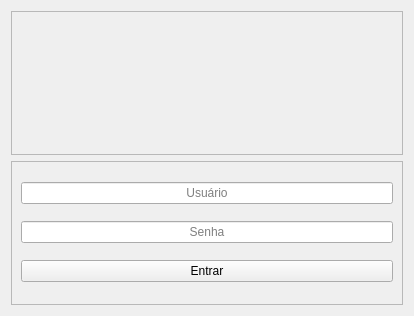
<?xml version="1.0" encoding="UTF-8"?>
<ui version="4.0">
 <class>DialogLogin</class>
 <widget class="QDialog" name="DialogLogin">
  <property name="geometry">
   <rect>
    <x>0</x>
    <y>0</y>
    <width>414</width>
    <height>316</height>
   </rect>
  </property>
  <property name="minimumSize">
   <size>
    <width>414</width>
    <height>316</height>
   </size>
  </property>
  <property name="maximumSize">
   <size>
    <width>414</width>
    <height>316</height>
   </size>
  </property>
  <property name="windowTitle">
   <string>Smart Senior :: Autenticação</string>
  </property>
  <property name="windowIcon">
   <iconset resource="src.qrc">
    <normaloff>:/rc/icons/smartsenior.ico</normaloff>:/rc/icons/smartsenior.ico</iconset>
  </property>
  <property name="styleSheet">
   <string notr="true">QWidget{
    font: normal 14px/64px &quot;Advent Pro&quot;, Helvetica, sans-serif;
}

QToolTip {
    border: 1px solid #76797C;
    background-color: #5A7566;
    color: white;
    padding: 0px;                /*remove padding, for fix combobox tooltip.*/
    opacity: 200;
}

QWidget {
    color: #eff0f1;
    background-color: #31363b;
    selection-background-color: #3daee9;
    selection-color: #eff0f1;
    background-clip: border;
    border-image: none;
    border: 0px transparent black;
    outline: 0;
}

QWidget:item:hover {
    background-color: #18465d;
    color: #eff0f1;
}

QWidget:item:selected {
    background-color: #18465d;
}

QCheckBox {
    spacing: 5px;
    outline: none;
    color: #eff0f1;
    margin-bottom: 2px;
}

QCheckBox:disabled {
    color: #76797C;
}

QCheckBox::indicator,
QGroupBox::indicator {
    width: 18px;
    height: 18px;
}

QGroupBox::indicator {
    margin-left: 2px;
}

QCheckBox::indicator:unchecked {
    image: url(:/rc/skins/qdarkstyle/checkbox_unchecked.png);
}

QCheckBox::indicator:unchecked:hover,
QCheckBox::indicator:unchecked:focus,
QCheckBox::indicator:unchecked:pressed,
QGroupBox::indicator:unchecked:hover,
QGroupBox::indicator:unchecked:focus,
QGroupBox::indicator:unchecked:pressed {
    border: none;
    image: url(:/rc/skins/qdarkstyle/checkbox_unchecked_focus.png);
}

QCheckBox::indicator:checked {
    image: url(:/rc/skins/qdarkstyle/checkbox_checked.png);
}

QCheckBox::indicator:checked:hover,
QCheckBox::indicator:checked:focus,
QCheckBox::indicator:checked:pressed,
QGroupBox::indicator:checked:hover,
QGroupBox::indicator:checked:focus,
QGroupBox::indicator:checked:pressed {
    border: none;
    image: url(:/rc/skins/qdarkstyle/checkbox_checked_focus.png);
}

QCheckBox::indicator:indeterminate {
    image: url(:/rc/skins/qdarkstyle/checkbox_indeterminate.png);
}

QCheckBox::indicator:indeterminate:focus,
QCheckBox::indicator:indeterminate:hover,
QCheckBox::indicator:indeterminate:pressed {
    image: url(:/rc/skins/qdarkstyle/checkbox_indeterminate_focus.png);
}

QCheckBox::indicator:checked:disabled,
QGroupBox::indicator:checked:disabled {
    image: url(:/rc/skins/qdarkstyle/checkbox_checked_disabled.png);
}

QCheckBox::indicator:unchecked:disabled,
QGroupBox::indicator:unchecked:disabled {
    image: url(:/rc/skins/qdarkstyle/checkbox_unchecked_disabled.png);
}

QRadioButton {
    spacing: 5px;
    outline: none;
    color: #eff0f1;
    margin-bottom: 2px;
}

QRadioButton:disabled {
    color: #76797C;
}

QRadioButton::indicator {
    width: 21px;
    height: 21px;
}

QRadioButton::indicator:unchecked {
    image: url(:/rc/skins/qdarkstyle/radio_unchecked.png);
}

QRadioButton::indicator:unchecked:hover,
QRadioButton::indicator:unchecked:focus,
QRadioButton::indicator:unchecked:pressed {
    border: none;
    outline: none;
    image: url(:/rc/skins/qdarkstyle/radio_unchecked_focus.png);
}

QRadioButton::indicator:checked {
    border: none;
    outline: none;
    image: url(:/rc/skins/qdarkstyle/radio_checked.png);
}

QRadioButton::indicator:checked:hover,
QRadioButton::indicator:checked:focus,
QRadioButton::indicator:checked:pressed {
    border: none;
    outline: none;
    image: url(:/rc/skins/qdarkstyle/radio_checked_focus.png);
}

QRadioButton::indicator:checked:disabled {
    outline: none;
    image: url(:/rc/skins/qdarkstyle/radio_checked_disabled.png);
}

QRadioButton::indicator:unchecked:disabled {
    image: url(:/rc/skins/qdarkstyle/radio_unchecked_disabled.png);
}

QMenuBar {
    background-color: #31363b;
    color: #eff0f1;
}

QMenuBar::item {
    background: transparent;
}

QMenuBar::item:selected {
    background: transparent;
    border: 1px solid #76797C;
}

QMenuBar::item:pressed {
    border: 1px solid #76797C;
    background-color: #3daee9;
    color: #eff0f1;
    margin-bottom: -1px;
    padding-bottom: 1px;
}

QMenu {
    border: 1px solid #76797C;
    color: #eff0f1;
    margin: 2px;
}

QMenu::icon {
    margin: 5px;
}

QMenu::item {
    padding: 5px 30px 5px 30px;
    border: 1px solid transparent;
    /* reserve space for selection border */
}

QMenu::item:selected {
    color: #eff0f1;
}

QMenu::separator {
    height: 2px;
    background: lightblue;
    margin-left: 10px;
    margin-right: 5px;
}

QMenu::indicator {
    width: 18px;
    height: 18px;
}


/* non-exclusive indicator = check box style indicator
   (see QActionGroup::setExclusive) */

QMenu::indicator:non-exclusive:unchecked {
    image: url(:/rc/skins/qdarkstyle/checkbox_unchecked.png);
}

QMenu::indicator:non-exclusive:unchecked:selected {
    image: url(:/rc/skins/qdarkstyle/checkbox_unchecked_disabled.png);
}

QMenu::indicator:non-exclusive:checked {
    image: url(:/rc/skins/qdarkstyle/checkbox_checked.png);
}

QMenu::indicator:non-exclusive:checked:selected {
    image: url(:/rc/skins/qdarkstyle/checkbox_checked_disabled.png);
}


/* exclusive indicator = radio button style indicator (see QActionGroup::setExclusive) */

QMenu::indicator:exclusive:unchecked {
    image: url(:/rc/skins/qdarkstyle/radio_unchecked.png);
}

QMenu::indicator:exclusive:unchecked:selected {
    image: url(:/rc/skins/qdarkstyle/radio_unchecked_disabled.png);
}

QMenu::indicator:exclusive:checked {
    image: url(:/rc/skins/qdarkstyle/radio_checked.png);
}

QMenu::indicator:exclusive:checked:selected {
    image: url(:/rc/skins/qdarkstyle/radio_checked_disabled.png);
}

QMenu::right-arrow {
    margin: 5px;
    image: url(:/rc/skins/qdarkstyle/right_arrow.png)
}

QWidget:disabled {
    color: #454545;
    background-color: #31363b;
}

QAbstractItemView {
    alternate-background-color: #31363b;
    color: #eff0f1;
    border: 1px solid #3A3939;
    border-radius: 2px;
}

QWidget:focus,
QMenuBar:focus {
    border: 1px solid #3daee9;
}

QTabWidget:focus,
QCheckBox:focus,
QRadioButton:focus,
QSlider:focus {
    border: none;
}

QLineEdit {
    background-color: #232629;
    padding: 5px;
    border-style: solid;
    border: 1px solid #76797C;
    border-radius: 2px;
    color: #eff0f1;
}

QAbstractItemView QLineEdit {
    padding: 0;
}

QGroupBox {
    border: 1px solid #76797C;
    border-radius: 2px;
    margin-top: 20px;
}

QGroupBox::title {
    subcontrol-origin: margin;
    subcontrol-position: top center;
    padding-left: 10px;
    padding-right: 10px;
    padding-top: 10px;
}

QAbstractScrollArea {
    border-radius: 2px;
    border: 1px solid #76797C;
    background-color: transparent;
}

QScrollBar:horizontal {
    height: 15px;
    margin: 3px 15px 3px 15px;
    border: 1px transparent #2A2929;
    border-radius: 4px;
    background-color: #2A2929;
}

QScrollBar::handle:horizontal {
    background-color: #605F5F;
    min-width: 5px;
    border-radius: 4px;
}

QScrollBar::add-line:horizontal {
    margin: 0px 3px 0px 3px;
    border-image: url(:/rc/skins/qdarkstyle/right_arrow_disabled.png);
    width: 10px;
    height: 10px;
    subcontrol-position: right;
    subcontrol-origin: margin;
}

QScrollBar::sub-line:horizontal {
    margin: 0px 3px 0px 3px;
    border-image: url(:/rc/skins/qdarkstyle/left_arrow_disabled.png);
    height: 10px;
    width: 10px;
    subcontrol-position: left;
    subcontrol-origin: margin;
}

QScrollBar::add-line:horizontal:hover,
QScrollBar::add-line:horizontal:on {
    border-image: url(:/rc/skins/qdarkstyle/right_arrow.png);
    height: 10px;
    width: 10px;
    subcontrol-position: right;
    subcontrol-origin: margin;
}

QScrollBar::sub-line:horizontal:hover,
QScrollBar::sub-line:horizontal:on {
    border-image: url(:/rc/skins/qdarkstyle/left_arrow.png);
    height: 10px;
    width: 10px;
    subcontrol-position: left;
    subcontrol-origin: margin;
}

QScrollBar::up-arrow:horizontal,
QScrollBar::down-arrow:horizontal {
    background: none;
}

QScrollBar::add-page:horizontal,
QScrollBar::sub-page:horizontal {
    background: none;
}

QScrollBar:vertical {
    background-color: #2A2929;
    width: 15px;
    margin: 15px 3px 15px 3px;
    border: 1px transparent #2A2929;
    border-radius: 4px;
}

QScrollBar::handle:vertical {
    background-color: #605F5F;
    min-height: 5px;
    border-radius: 4px;
}

QScrollBar::sub-line:vertical {
    margin: 3px 0px 3px 0px;
    border-image: url(:/rc/skins/qdarkstyle/up_arrow_disabled.png);
    height: 10px;
    width: 10px;
    subcontrol-position: top;
    subcontrol-origin: margin;
}

QScrollBar::add-line:vertical {
    margin: 3px 0px 3px 0px;
    border-image: url(:/rc/skins/qdarkstyle/down_arrow_disabled.png);
    height: 10px;
    width: 10px;
    subcontrol-position: bottom;
    subcontrol-origin: margin;
}

QScrollBar::sub-line:vertical:hover,
QScrollBar::sub-line:vertical:on {
    border-image: url(:/rc/skins/qdarkstyle/up_arrow.png);
    height: 10px;
    width: 10px;
    subcontrol-position: top;
    subcontrol-origin: margin;
}

QScrollBar::add-line:vertical:hover,
QScrollBar::add-line:vertical:on {
    border-image: url(:/rc/skins/qdarkstyle/down_arrow.png);
    height: 10px;
    width: 10px;
    subcontrol-position: bottom;
    subcontrol-origin: margin;
}

QScrollBar::up-arrow:vertical,
QScrollBar::down-arrow:vertical {
    background: none;
}

QScrollBar::add-page:vertical,
QScrollBar::sub-page:vertical {
    background: none;
}

QTextEdit {
    background-color: #232629;
    color: #eff0f1;
    border: 1px solid #76797C;
}

QPlainTextEdit {
    background-color: #232629;
    ;
    color: #eff0f1;
    border-radius: 2px;
    border: 1px solid #76797C;
}

QHeaderView::section {
    background-color: #76797C;
    color: #eff0f1;
    padding: 5px;
    border: 1px solid #76797C;
}

QSizeGrip {
    image: url(:/rc/skins/qdarkstyle/sizegrip.png);
    width: 12px;
    height: 12px;
}

QMainWindow::separator {
    background-color: #31363b;
    color: white;
    padding-left: 4px;
    spacing: 2px;
    border: 1px dashed #76797C;
}

QMainWindow::separator:hover {
    background-color: #787876;
    color: white;
    padding-left: 4px;
    border: 1px solid #76797C;
    spacing: 2px;
}

QMenu::separator {
    height: 1px;
    background-color: #76797C;
    color: white;
    padding-left: 4px;
    margin-left: 10px;
    margin-right: 5px;
}

QFrame {
    border-radius: 2px;
    /* border: 1px solid #76797C; */
    border: none;
}

QFrame[frameShape=&quot;0&quot;] {
    border-radius: 2px;
    border: 1px transparent #76797C;
}

QStackedWidget {
    border: 1px transparent black;
}

QToolBar {
    border: 1px transparent #393838;
    background: 1px solid #31363b;
    font-weight: bold;
}

QToolBar::handle:horizontal {
    image: url(:/rc/skins/qdarkstyle/Hmovetoolbar.png);
}

QToolBar::handle:vertical {
    image: url(:/rc/skins/qdarkstyle/Vmovetoolbar.png);
}

QToolBar::separator:horizontal {
    image: url(:/rc/skins/qdarkstyle/Hsepartoolbar.png);
}

QToolBar::separator:vertical {
    image: url(:/rc/skins/qdarkstyle/Vsepartoolbar.png);
}

QToolButton#qt_toolbar_ext_button {
    background: #58595a
}

QPushButton {
    color: #eff0f1;
    background-color: #31363b;
    border-width: 1px;
    border-color: #76797C;
    border-style: solid;
    padding: 5px;
    border-radius: 2px;
    outline: none;
}

QPushButton:disabled {
    background-color: #31363b;
    border-width: 1px;
    border-color: #454545;
    border-style: solid;
    padding-top: 5px;
    padding-bottom: 5px;
    padding-left: 10px;
    padding-right: 10px;
    border-radius: 2px;
    color: #454545;
}

QPushButton:focus {
    background-color: #3daee9;
    color: white;
}

QPushButton:pressed {
    background-color: #3daee9;
    padding-top: -15px;
    padding-bottom: -17px;
}

QComboBox {
    selection-background-color: #3daee9;
    border-style: solid;
    border: 1px solid #76797C;
    border-radius: 2px;
    padding: 5px;
    min-width: 75px;
}

QPushButton:checked {
    background-color: #76797C;
    border-color: #6A6969;
}

QComboBox:hover,
QPushButton:hover,
QAbstractSpinBox:hover,
QLineEdit:hover,
QTextEdit:hover,
QPlainTextEdit:hover,
QAbstractView:hover,
QTreeView:hover {
    border: 1px solid #3daee9;
    color: #eff0f1;
}

QComboBox:on {
    padding-top: 3px;
    padding-left: 4px;
    selection-background-color: #4a4a4a;
}

QComboBox QAbstractItemView {
    background-color: #232629;
    border-radius: 2px;
    border: 1px solid #76797C;
    selection-background-color: #18465d;
}

QComboBox::drop-down {
    subcontrol-origin: padding;
    subcontrol-position: top right;
    width: 15px;
    border-left-width: 0px;
    border-left-color: darkgray;
    border-left-style: solid;
    border-top-right-radius: 3px;
    border-bottom-right-radius: 3px;
}

QComboBox::down-arrow {
    image: url(:/rc/skins/qdarkstyle/down_arrow_disabled.png);
}

QComboBox::down-arrow:on,
QComboBox::down-arrow:hover,
QComboBox::down-arrow:focus {
    image: url(:/rc/skins/qdarkstyle/down_arrow.png);
}

QAbstractSpinBox {
    padding: 5px;
    border: 1px solid #76797C;
    background-color: #232629;
    color: #eff0f1;
    border-radius: 2px;
    min-width: 75px;
}

QAbstractSpinBox:up-button {
    background-color: transparent;
    subcontrol-origin: border;
    subcontrol-position: center right;
}

QAbstractSpinBox:down-button {
    background-color: transparent;
    subcontrol-origin: border;
    subcontrol-position: center left;
}

QAbstractSpinBox::up-arrow,
QAbstractSpinBox::up-arrow:disabled,
QAbstractSpinBox::up-arrow:off {
    image: url(:/rc/skins/qdarkstyle/up_arrow_disabled.png);
    width: 10px;
    height: 10px;
}

QAbstractSpinBox::up-arrow:hover {
    image: url(:/rc/skins/qdarkstyle/up_arrow.png);
}

QAbstractSpinBox::down-arrow,
QAbstractSpinBox::down-arrow:disabled,
QAbstractSpinBox::down-arrow:off {
    image: url(:/rc/skins/qdarkstyle/down_arrow_disabled.png);
    width: 10px;
    height: 10px;
}

QAbstractSpinBox::down-arrow:hover {
    image: url(:/rc/skins/qdarkstyle/down_arrow.png);
}

QLabel {
    border: 0px solid black;
}

QTabWidget {
    border: 0px transparent black;
}

QTabWidget::pane {
    border: 1px solid #76797C;
    padding: 5px;
    margin: 0px;
}

QTabWidget::tab-bar {
    /* left: 5px; move to the right by 5px */
}

QTabBar {
    qproperty-drawBase: 0;
    border-radius: 3px;
}

QTabBar:focus {
    border: 0px transparent black;
}

QTabBar::close-button {
    image: url(:/rc/skins/qdarkstyle/close.png);
    background: transparent;
}

QTabBar::close-button:hover {
    image: url(:/rc/skins/qdarkstyle/close-hover.png);
    background: transparent;
}

QTabBar::close-button:pressed {
    image: url(:/rc/skins/qdarkstyle/close-pressed.png);
    background: transparent;
}


/* TOP TABS */

QTabBar::tab:top {
    color: #eff0f1;
    border: 1px solid #76797C;
    border-bottom: 1px transparent black;
    background-color: #31363b;
    padding: 5px;
    min-width: 50px;
    border-top-left-radius: 2px;
    border-top-right-radius: 2px;
}

QTabBar::tab:top:selected {
    color: #eff0f1;
    background-color: #54575B;
    border: 1px solid #76797C;
    border-bottom: 2px solid #3daee9;
    border-top-left-radius: 2px;
    border-top-right-radius: 2px;
}

QTabBar::tab:top:!selected:hover {
    background-color: #3daee9;
}


/* BOTTOM TABS */

QTabBar::tab:bottom {
    color: #eff0f1;
    border: 1px solid #76797C;
    border-top: 1px transparent black;
    background-color: #31363b;
    padding: 5px;
    border-bottom-left-radius: 2px;
    border-bottom-right-radius: 2px;
    min-width: 50px;
}

QTabBar::tab:bottom:selected {
    color: #eff0f1;
    background-color: #54575B;
    border: 1px solid #76797C;
    border-top: 2px solid #3daee9;
    border-bottom-left-radius: 2px;
    border-bottom-right-radius: 2px;
}

QTabBar::tab:bottom:!selected:hover {
    background-color: #3daee9;
}


/* LEFT TABS */

QTabBar::tab:left {
    color: #eff0f1;
    border: 1px solid #76797C;
    border-left: 1px transparent black;
    background-color: #31363b;
    padding: 5px;
    border-top-right-radius: 2px;
    border-bottom-right-radius: 2px;
    min-height: 50px;
}

QTabBar::tab:left:selected {
    color: #eff0f1;
    background-color: #54575B;
    border: 1px solid #76797C;
    border-left: 2px solid #3daee9;
    border-top-right-radius: 2px;
    border-bottom-right-radius: 2px;
}

QTabBar::tab:left:!selected:hover {
    background-color: #3daee9;
}


/* RIGHT TABS */

QTabBar::tab:right {
    color: #eff0f1;
    border: 1px solid #76797C;
    border-right: 1px transparent black;
    background-color: #31363b;
    padding: 5px;
    border-top-left-radius: 2px;
    border-bottom-left-radius: 2px;
    min-height: 50px;
}

QTabBar::tab:right:selected {
    color: #eff0f1;
    background-color: #54575B;
    border: 1px solid #76797C;
    border-right: 2px solid #3daee9;
    border-top-left-radius: 2px;
    border-bottom-left-radius: 2px;
}

QTabBar::tab:right:!selected:hover {
    background-color: #3daee9;
}

QTabBar QToolButton::right-arrow:enabled {
    image: url(:/rc/skins/qdarkstyle/right_arrow.png);
}

QTabBar QToolButton::left-arrow:enabled {
    image: url(:/rc/skins/qdarkstyle/left_arrow.png);
}

QTabBar QToolButton::right-arrow:disabled {
    image: url(:/rc/skins/qdarkstyle/right_arrow_disabled.png);
}

QTabBar QToolButton::left-arrow:disabled {
    image: url(:/rc/skins/qdarkstyle/left_arrow_disabled.png);
}

QDockWidget {
    background: #31363b;
    border: 1px solid #403F3F;
    titlebar-close-icon: url(:/rc/skins/qdarkstyle/close.png);
    titlebar-normal-icon: url(:/rc/skins/qdarkstyle/undock.png);
}

QDockWidget::close-button,
QDockWidget::float-button {
    border: 1px solid transparent;
    border-radius: 2px;
    background: transparent;
}

QDockWidget::close-button:hover,
QDockWidget::float-button:hover {
    background: rgba(255, 255, 255, 10);
}

QDockWidget::close-button:pressed,
QDockWidget::float-button:pressed {
    padding: 1px -1px -1px 1px;
    background: rgba(255, 255, 255, 10);
}

QTreeView,
QListView {
    border: 1px solid #76797C;
    background-color: #232629;
}

QTreeView:branch:selected,
QTreeView:branch:hover {
    background: url(:/rc/skins/qdarkstyle/transparent.png);
}

QTreeView::branch:has-siblings:!adjoins-item {
    border-image: url(:/rc/skins/qdarkstyle/transparent.png);
}

QTreeView::branch:has-siblings:adjoins-item {
    border-image: url(:/rc/skins/qdarkstyle/transparent.png);
}

QTreeView::branch:!has-children:!has-siblings:adjoins-item {
    border-image: url(:/rc/skins/qdarkstyle/transparent.png);
}

QTreeView::branch:has-children:!has-siblings:closed,
QTreeView::branch:closed:has-children:has-siblings {
    image: url(:/rc/skins/qdarkstyle/branch_closed.png);
}

QTreeView::branch:open:has-children:!has-siblings,
QTreeView::branch:open:has-children:has-siblings {
    image: url(:/rc/skins/qdarkstyle/branch_open.png);
}

QTreeView::branch:has-children:!has-siblings:closed:hover,
QTreeView::branch:closed:has-children:has-siblings:hover {
    image: url(:/rc/skins/qdarkstyle/branch_closed-on.png);
}

QTreeView::branch:open:has-children:!has-siblings:hover,
QTreeView::branch:open:has-children:has-siblings:hover {
    image: url(:/rc/skins/qdarkstyle/branch_open-on.png);
}

QListView::item:!selected:hover,
QTreeView::item:!selected:hover {
    background: #18465d;
    outline: 0;
    color: #eff0f1
}

QListView::item:selected:hover,
QTreeView::item:selected:hover {
    background: #287399;
    color: #eff0f1;
}

QTreeView::indicator:checked,
QListView::indicator:checked {
    image: url(:/rc/skins/qdarkstyle/checkbox_checked.png);
}

QTreeView::indicator:unchecked,
QListView::indicator:unchecked {
    image: url(:/rc/skins/qdarkstyle/checkbox_unchecked.png);
}

QTreeView::indicator:checked:hover,
QTreeView::indicator:checked:focus,
QTreeView::indicator:checked:pressed,
QListView::indicator:checked:hover,
QListView::indicator:checked:focus,
QListView::indicator:checked:pressed {
    image: url(:/rc/skins/qdarkstyle/checkbox_checked_focus.png);
}

QTreeView::indicator:unchecked:hover,
QTreeView::indicator:unchecked:focus,
QTreeView::indicator:unchecked:pressed,
QListView::indicator:unchecked:hover,
QListView::indicator:unchecked:focus,
QListView::indicator:unchecked:pressed {
    image: url(:/rc/skins/qdarkstyle/checkbox_unchecked_focus.png);
}

QSlider::groove:horizontal {
    border: 1px solid #565a5e;
    height: 4px;
    background: #565a5e;
    margin: 0px;
    border-radius: 2px;
}

QSlider::handle:horizontal {
    background: #232629;
    border: 1px solid #565a5e;
    width: 16px;
    height: 16px;
    margin: -8px 0;
    border-radius: 9px;
}

QSlider::groove:vertical {
    border: 1px solid #565a5e;
    width: 4px;
    background: #565a5e;
    margin: 0px;
    border-radius: 3px;
}

QSlider::handle:vertical {
    background: #232629;
    border: 1px solid #565a5e;
    width: 16px;
    height: 16px;
    margin: 0 -8px;
    border-radius: 9px;
}

QToolButton {
    background-color: transparent;
    border: 1px transparent #76797C;
    border-radius: 2px;
    margin: 3px;
    padding: 5px;
}

QToolButton[popupMode=&quot;1&quot;] {
    /* only for MenuButtonPopup */
    padding-right: 20px;
    /* make way for the popup button */
    border: 1px #76797C;
    border-radius: 5px;
}

QToolButton[popupMode=&quot;2&quot;] {
    /* only for InstantPopup */
    padding-right: 10px;
    /* make way for the popup button */
    border: 1px #76797C;
}

QToolButton:hover,
QToolButton::menu-button:hover {
    background-color: transparent;
    border: 1px solid #3daee9;
    padding: 5px;
}

QToolButton:checked,
QToolButton:pressed,
QToolButton::menu-button:pressed {
    background-color: #3daee9;
    border: 1px solid #3daee9;
    padding: 5px;
}


/* the subcontrol below is used only in the InstantPopup or DelayedPopup mode */

QToolButton::menu-indicator {
    image: url(:/rc/skins/qdarkstyle/down_arrow.png);
    top: -7px;
    left: -2px;
    /* shift it a bit */
}


/* the subcontrols below are used only in the MenuButtonPopup mode */

QToolButton::menu-button {
    border: 1px transparent #76797C;
    border-top-right-radius: 6px;
    border-bottom-right-radius: 6px;
    /* 16px width + 4px for border = 20px allocated above */
    width: 16px;
    outline: none;
}

QToolButton::menu-arrow {
    image: url(:/rc/skins/qdarkstyle/down_arrow.png);
}

QToolButton::menu-arrow:open {
    border: 1px solid #76797C;
}

QPushButton::menu-indicator {
    subcontrol-origin: padding;
    subcontrol-position: bottom right;
    left: 8px;
}

QTableView {
    border: 1px solid #76797C;
    gridline-color: #31363b;
    background-color: #232629;
}

QTableView,
QHeaderView {
    border-radius: 0px;
}

QTableView::item:pressed,
QListView::item:pressed,
QTreeView::item:pressed {
    background: #18465d;
    color: #eff0f1;
}

QTableView::item:selected:active,
QTreeView::item:selected:active,
QListView::item:selected:active {
    background: #287399;
    color: #eff0f1;
}

QHeaderView {
    background-color: #31363b;
    border: 1px transparent;
    border-radius: 0px;
    margin: 0px;
    padding: 0px;
}

QHeaderView::section {
    background-color: #31363b;
    color: #eff0f1;
    padding: 5px;
    border: 1px solid #76797C;
    border-radius: 0px;
    text-align: center;
}

QHeaderView::section::vertical::first,
QHeaderView::section::vertical::only-one {
    border-top: 1px solid #76797C;
}

QHeaderView::section::vertical {
    border-top: transparent;
}

QHeaderView::section::horizontal::first,
QHeaderView::section::horizontal::only-one {
    border-left: 1px solid #76797C;
}

QHeaderView::section::horizontal {
    border-left: transparent;
}

QHeaderView::section:checked {
    color: white;
    background-color: #334e5e;
}


/* style the sort indicator */

QHeaderView::down-arrow {
    image: url(:/rc/skins/qdarkstyle/down_arrow.png);
}

QHeaderView::up-arrow {
    image: url(:/rc/skins/qdarkstyle/up_arrow.png);
}

QTableCornerButton::section {
    background-color: #31363b;
    border: 1px transparent #76797C;
    border-radius: 0px;
}

QToolBox {
    padding: 5px;
    border: 1px transparent black;
}

QToolBox::tab {
    color: #eff0f1;
    background-color: #31363b;
    border: 1px solid #76797C;
    border-bottom: 1px transparent #31363b;
    border-top-left-radius: 5px;
    border-top-right-radius: 5px;
}

QToolBox::tab:selected {
    /* italicize selected tabs */
    font: italic;
    background-color: #31363b;
    border-color: #3daee9;
}

QStatusBar::item {
    border: 0px transparent dark;
}

QFrame[height=&quot;3&quot;],
QFrame[width=&quot;3&quot;] {
    background-color: #76797C;
}

QSplitter::handle {
    border: 1px dashed #76797C;
}

QSplitter::handle:hover {
    background-color: #787876;
    border: 1px solid #76797C;
}

QSplitter::handle:horizontal {
    width: 1px;
}

QSplitter::handle:vertical {
    height: 1px;
}

QProgressBar {
    border: 1px solid #76797C;
    border-radius: 5px;
    text-align: center;
}

QProgressBar::chunk {
    background-color: #05B8CC;
}

QDateEdit {
    selection-background-color: #3daee9;
    border-style: solid;
    border: 1px solid #3375A3;
    border-radius: 2px;
    padding: 1px;
    min-width: 75px;
}

QDateEdit:on {
    padding-top: 3px;
    padding-left: 4px;
    selection-background-color: #4a4a4a;
}

QDateEdit QAbstractItemView {
    background-color: #232629;
    border-radius: 2px;
    border: 1px solid #3375A3;
    selection-background-color: #3daee9;
}

QDateEdit::drop-down {
    subcontrol-origin: padding;
    subcontrol-position: top right;
    width: 15px;
    border-left-width: 0px;
    border-left-color: darkgray;
    border-left-style: solid;
    border-top-right-radius: 3px;
    border-bottom-right-radius: 3px;
}

QDateEdit::down-arrow {
    image: url(:/rc/skins/qdarkstyle/down_arrow_disabled.png);
}

QDateEdit::down-arrow:on,
QDateEdit::down-arrow:hover,
QDateEdit::down-arrow:focus {
    image: url(:/rc/skins/qdarkstyle/down_arrow.png);
}</string>
  </property>
  <layout class="QVBoxLayout" name="verticalLayout_2">
   <item>
    <widget class="QFrame" name="frame">
     <property name="frameShape">
      <enum>QFrame::StyledPanel</enum>
     </property>
     <property name="frameShadow">
      <enum>QFrame::Raised</enum>
     </property>
     <layout class="QHBoxLayout" name="horizontalLayout">
      <item>
       <widget class="QLabel" name="labelLogotipo">
        <property name="text">
         <string/>
        </property>
        <property name="pixmap">
         <pixmap resource="src.qrc">:/rc/interface/logotipo.png</pixmap>
        </property>
       </widget>
      </item>
     </layout>
    </widget>
   </item>
   <item>
    <widget class="QFrame" name="frame_2">
     <property name="frameShape">
      <enum>QFrame::StyledPanel</enum>
     </property>
     <property name="frameShadow">
      <enum>QFrame::Raised</enum>
     </property>
     <layout class="QVBoxLayout" name="verticalLayout">
      <item>
       <widget class="QLineEdit" name="campoUsuario">
        <property name="alignment">
         <set>Qt::AlignCenter</set>
        </property>
        <property name="placeholderText">
         <string>Usuário</string>
        </property>
       </widget>
      </item>
      <item>
       <widget class="QLineEdit" name="campoSenha">
        <property name="echoMode">
         <enum>QLineEdit::Password</enum>
        </property>
        <property name="alignment">
         <set>Qt::AlignCenter</set>
        </property>
        <property name="placeholderText">
         <string>Senha</string>
        </property>
       </widget>
      </item>
      <item>
       <widget class="QPushButton" name="botaoEntrar">
        <property name="text">
         <string>Entrar</string>
        </property>
        <property name="autoDefault">
         <bool>false</bool>
        </property>
        <property name="default">
         <bool>false</bool>
        </property>
       </widget>
      </item>
     </layout>
    </widget>
   </item>
  </layout>
 </widget>
 <tabstops>
  <tabstop>campoUsuario</tabstop>
  <tabstop>campoSenha</tabstop>
 </tabstops>
 <resources>
  <include location="src.qrc"/>
 </resources>
 <connections/>
</ui>
